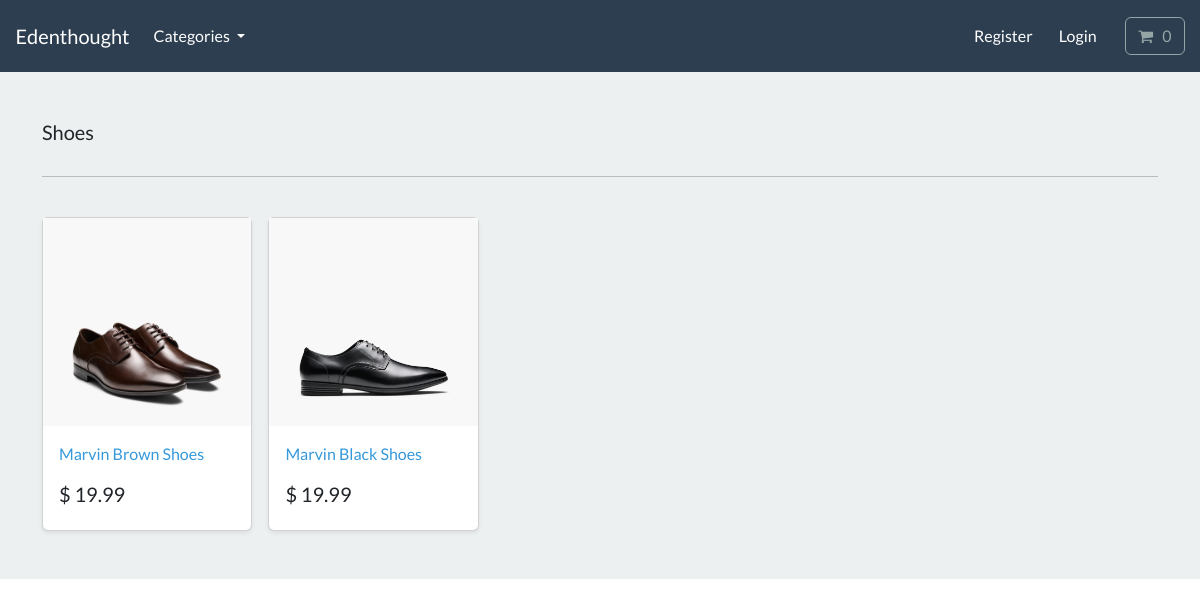
The page /search/shoes/ on the database its author committed.
### store/models.py (models this page shows, shortened)
class Category(models.Model):
    name = models.CharField(max_length=250, db_index=True)
    slug = models.SlugField(max_length=250, unique=True)
    class Meta:
        verbose_name_plural = 'categories'
    def get_absolute_url(self):
        return reverse("list-category", args=[self.slug])

class Product(models.Model):
    category = models.ForeignKey(Category, related_name='produt', on_delete=models.CASCADE, null=True)
    title = models.CharField(max_length=250)
    brand = models.CharField(max_length=250, default='un-branded')
    description = models.TextField(blank=True)
    slug = models.SlugField(max_length=255)
    price = models.DecimalField(max_digits=4, decimal_places=2)
    image = models.ImageField(upload_to='images/')
    class Meta:
        verbose_name_plural = 'products'
    def get_absolute_url(self):
        return reverse("product-info", args=[self.slug])

### store/views.py (the view)
# urls.py: path('search/<slug:category_slug>/', views.list_category, name='list-category'),
def list_category(request, category_slug=None):
    category = get_object_or_404(Category, slug=category_slug)
    products = Product.objects.filter(category=category)
    return render(request, 'store/list-category.html', {'category':category, 'products':products})

### cart/cart.py (called while the page is built)
    def __len__(self):
        return sum(item['qty'] for item in self.cart.values())

### cart/context_processors.py (called while the page is built)
def cart(request):
    return {'cart': Cart(request)}

### store/views.py (called while the page is built)
def categories(request):
    all_categories = Category.objects.all()
    return {'all_categories': all_categories}

### store/templates/store/list-category.html
{% extends "./base.html" %}
{% load static %}
{% block content %}
<main>
  <div class="album py-5 bg-light">
    <div class="container">
      <div class="pb-3 h5"> {{ category.name | capfirst }} </div>
      <hr>
      <br>
      <div class="row row-cols-1 row-cols-sm-2 row-cols-md-5 g-3">
        {% for product in products %}
          <div class="col">
            <div class="card shadow-sm">
              <img class="img-fluid" alt="Responsive image" src="{{ product.image.url }}">
                <div class="card-body">
                  <p class="card-text">
                    <a class="text-info text-decoration-none" href=" {{ product.get_absolute_url }}"> {{ product.title }} </a>
                  </p>
                  <div class="d-flex justify-content-between align-items-center">
                    <h5> $ {{ product.price }} </h5>
                  </div>
                </div>
            </div>
          </div>
        {% endfor %}
      </div>
    </div>
  </div>
</main>
{% endblock %}

### rows shown on the page
Category: name "Shoes"
Product: image (picture), title "Marvin Brown Shoes", price "19.99"
Product: image (picture), title "Marvin Black Shoes", price "19.99"
